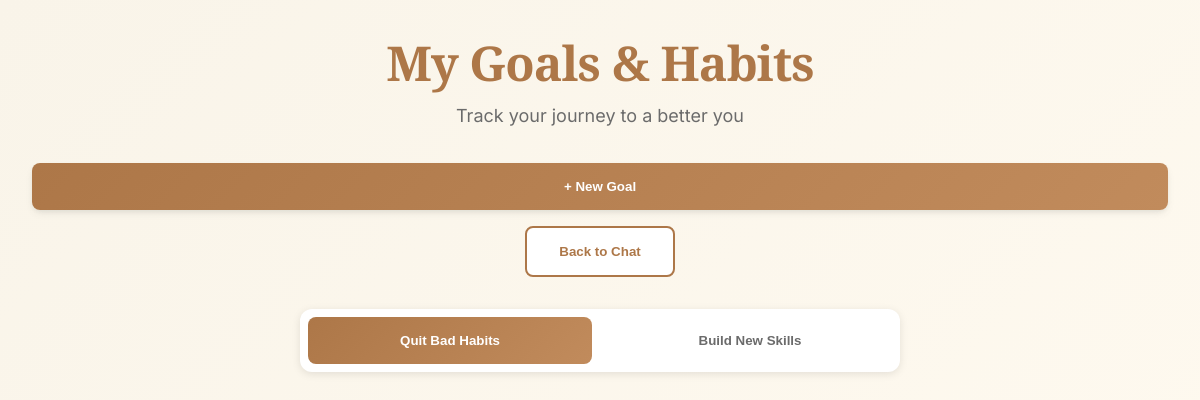
The app's page /goals (signed in), older data.
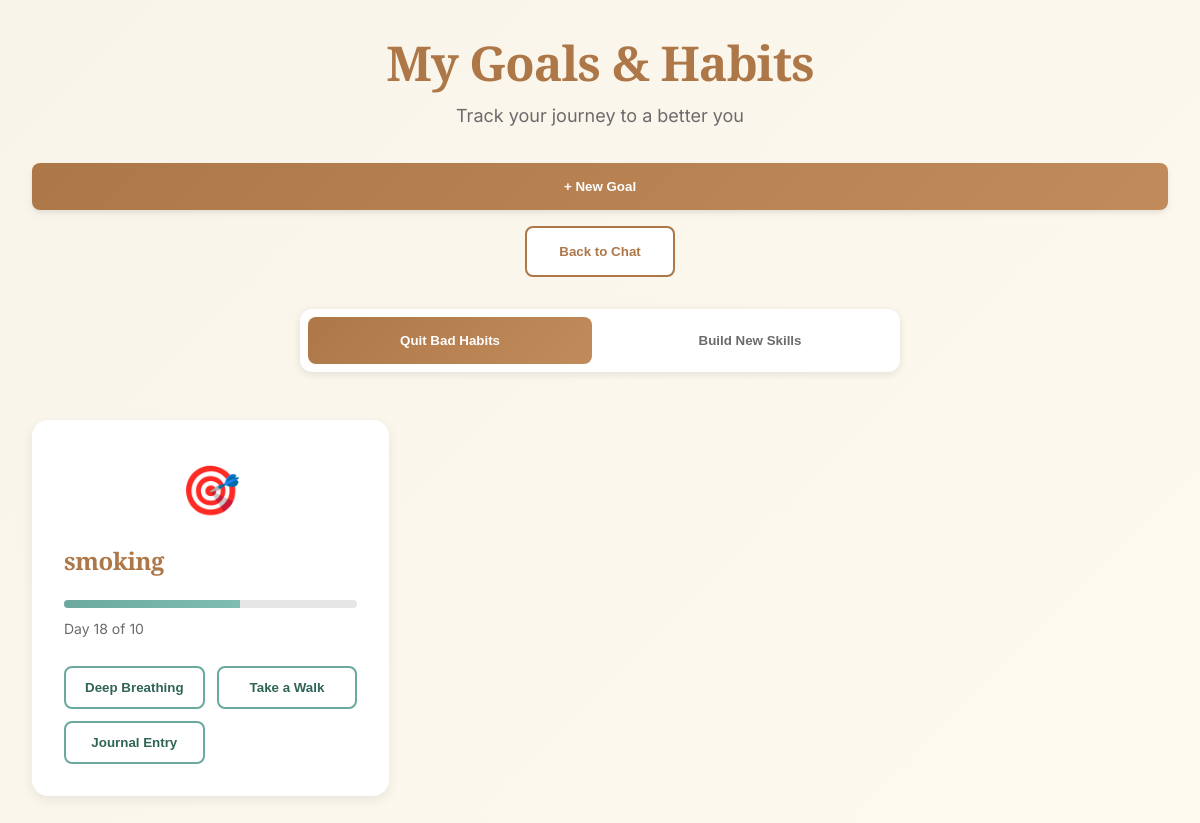
The same page, newer data.
### models.py (models this page shows, shortened)
class Goal(db.Model):
    __tablename__ = 'goals'
    id = db.Column(db.Integer, primary_key=True)
    user_id = db.Column(db.Integer, db.ForeignKey('users.id'), nullable=False)
    title = db.Column(db.String(200), nullable=False)
    goal_type = db.Column(db.String(50), nullable=False)
    description = db.Column(db.Text, nullable=True)
    target_days = db.Column(db.Integer, default=30)
    is_active = db.Column(db.Boolean, default=True)
    created_at = db.Column(db.DateTime, default=get_ist_now)
    activities = db.relationship('Activity', backref='goal', lazy=True, cascade='all, delete-orphan')

### app.py (the view)
@app.route('/goals')
@login_required
def goals_page():
    goals = Goal.query.filter_by(user_id=current_user.id, is_active=True).all()
    return render_template('goals.html', goals=goals)

### app.py (called while the page is built)
@login_manager.user_loader
def load_user(user_id):
    return User.query.get(int(user_id))

### templates/goals.html (shortened to what this page needs)
{% extends "base.html" %}
{% block content %}
<div class="goals-page">
    <div class="goals-header">
        <h1>My Goals & Habits</h1>
        <p class="subtitle">Track your journey to a better you</p>
        <div class="header-actions">
            <button onclick="showCreateGoal()" class="btn-primary">+ New Goal</button>
            <button onclick="window.location.href='/chatbot'" class="btn-outline">Back to Chat</button>
        </div>
    </div>
    <div class="goals-tabs">
        <button class="tab-btn active" onclick="switchTab('habit')">Quit Bad Habits</button>
        <button class="tab-btn" onclick="switchTab('achievement')">Build New Skills</button>
    </div>
    <div id="habit-goals" class="goals-container active">
        <div class="goals-grid">
            {% for goal in goals %}
            {% if goal.goal_type == 'habit' %}
            <div class="goal-card">
                <div class="goal-icon habit-icon">🎯</div>
                <h3>{{ goal.title }}</h3>
                <div class="goal-progress">
                    <div class="progress-bar">
                        <div class="progress-fill" style="width: 60%"></div>
                    </div>
                    <span class="progress-text">Day 18 of {{goal.target_days}}</span>
                </div>
                <div class="activity-buttons">
                    <button onclick="logActivity({{goal.id}}, 'breathing')" class="activity-btn">
                        Deep Breathing
                    </button>
                    <button onclick="logActivity({{goal.id}}, 'walk')" class="activity-btn">
                        Take a Walk
                    </button>
                    <button onclick="logActivity({{goal.id}}, 'journal')" class="activity-btn">
                        Journal Entry
                    </button>
                </div>
            </div>
            {% endif %}
            {% endfor %}
        </div>
    </div>
</div>
{% endblock %}

### templates/base.html (shortened to what this page needs)
<!DOCTYPE html>
<html lang="en">
<head>
    <link rel="stylesheet" href="{{ url_for('static', filename='css/main.css') }}">
</head>
<body>
    {% block content %}{% endblock %}
</body>
</html>

### static/css/main.css (style rules this page uses)
* { margin: 0; padding: 0; box-sizing: border-box; }
:root { --primary-color: #4A5454; --secondary-color: #6E7878; --accent-color: #6BA99F; --accent-light: #7DBFB3; --accent-peach: #E8B5A6; --accent-lavender: #C9B5E3; --accent-tan: #D4A89A; --bg-primary: #FDF8F3; --bg-secondary: #F4EEE3; --bg-accent: #EBE4D9; --bg-warm: #F9F3ED; --bg-sage-light: #E8F0ED; --bg-peach-light: #FDF6F3; --text-primary: #2C2520; --text-secondary: #5A524C; --text-muted: #8B7F74; --text-sage: #456A64; --border-color: #E5DACF; --border-sage: #B5D4CC; --shadow-sm: 0 2px 4px 0 rgba(74, 84, 84, 0.08), 0 1px 2px 0 rgba(74, 84, 84, 0.06); --shadow-md: 0 4px 8px -2px rgba(74, 84, 84, 0.12), 0 2px 4px -1px rgba(74, 84, 84, 0.08); --shadow-lg: 0 10px 20px -5px rgba(74, 84, 84, 0.14), 0 4px 8px -2px rgba(74, 84, 84, 0.1); --shadow-xl: 0 20px 30px -8px rgba(74, 84, 84, 0.16), 0 10px 15px -5px rgba(74, 84, 84, 0.12); --shadow-warm: 0 8px 24px rgba(232, 181, 166, 0.15); }
body { font-family: 'Inter', -apple-system, BlinkMacSystemFont, 'Segoe UI', sans-serif; background: var(--bg-secondary); color: var(--text-primary); min-height: 100vh; line-height: 1.6; -webkit-font-smoothing: antialiased; -moz-osx-font-smoothing: grayscale; }
h1, h2, h3, h4, h5, h6 { font-family: 'Playfair Display', serif; font-weight: 600; line-height: 1.3; color: var(--text-primary); letter-spacing: -0.02em; }
h1 { font-size: 3rem; font-weight: 700; }
h3 { font-size: 1.75rem; }
.subtitle { color: var(--text-secondary); font-size: 1rem; margin-bottom: 2.5rem; text-align: center; font-weight: 400; }
.btn-primary { width: 100%; background: linear-gradient(135deg, var(--accent-color) 0%, var(--accent-light) 100%); color: white; box-shadow: var(--shadow-md); }
html { scroll-behavior: smooth; }

### templates/goals.html (style rules this page uses)
.goals-page { min-height: 100vh; background: linear-gradient(135deg, rgb(249, 244, 233) 0%, rgb(255, 250, 240) 100%); padding: 2rem; }
.goals-header { max-width: 1200px; margin: 0 auto 2rem; text-align: center; }
.goals-header h1 { font-family: 'Playfair Display', serif; font-size: clamp(2rem, 5vw, 3rem); color: rgb(173, 119, 72); margin-bottom: 0.5rem; }
.subtitle { color: rgb(107, 107, 107); font-size: 1.125rem; margin-bottom: 2rem; }
.header-actions { display: flex; gap: 1rem; justify-content: center; flex-wrap: wrap; }
.goals-tabs { max-width: 600px; margin: 0 auto 3rem; display: flex; gap: 1rem; background: white; padding: 0.5rem; border-radius: 12px; box-shadow: 0 2px 8px rgba(0,0,0,0.1); }
.tab-btn { flex: 1; padding: 1rem; border: none; background: transparent; color: rgb(107, 107, 107); font-weight: 600; border-radius: 8px; cursor: pointer; transition: all 0.2s; }
.tab-btn.active { background: linear-gradient(135deg, rgb(173, 119, 72), rgb(193, 139, 92)); color: white; }
.goals-container { display: none; max-width: 1200px; margin: 0 auto; }
.goals-container.active { display: block; }
.goals-grid { display: grid; grid-template-columns: repeat(auto-fill, minmax(350px, 1fr)); gap: 2rem; }
.goal-card { background: white; padding: 2rem; border-radius: 16px; box-shadow: 0 4px 12px rgba(0,0,0,0.08); transition: transform 0.2s; }
.goal-icon { font-size: 3rem; margin-bottom: 1rem; text-align: center; }
.goal-card h3 { font-family: 'Playfair Display', serif; font-size: 1.5rem; color: rgb(173, 119, 72); margin-bottom: 0.75rem; }
.progress-bar { height: 8px; background: rgb(230, 230, 230); border-radius: 4px; overflow: hidden; margin-bottom: 0.5rem; }
.progress-fill { height: 100%; background: linear-gradient(90deg, rgb(107, 169, 159), rgb(127, 189, 179)); transition: width 0.3s; }
.progress-text { font-size: 0.875rem; color: rgb(107, 107, 107); }
.activity-buttons { display: grid; grid-template-columns: 1fr 1fr; gap: 0.75rem; margin-top: 1.5rem; }
.activity-btn { padding: 0.75rem 1rem; border: 2px solid rgb(107, 169, 159); background: white; color: rgb(47, 100, 87); border-radius: 8px; font-weight: 600; cursor: pointer; transition: all 0.2s; }
.btn-primary { padding: 1rem 2rem; background: linear-gradient(135deg, rgb(173, 119, 72), rgb(193, 139, 92)); color: white; border: none; border-radius: 8px; font-weight: 600; cursor: pointer; transition: all 0.2s; }
.btn-outline { padding: 1rem 2rem; background: white; color: rgb(173, 119, 72); border: 2px solid rgb(173, 119, 72); border-radius: 8px; font-weight: 600; cursor: pointer; transition: all 0.2s; }

Row changes from the older to the newer data that the page shows:
added Goal: title "smoking", target_days "10"
